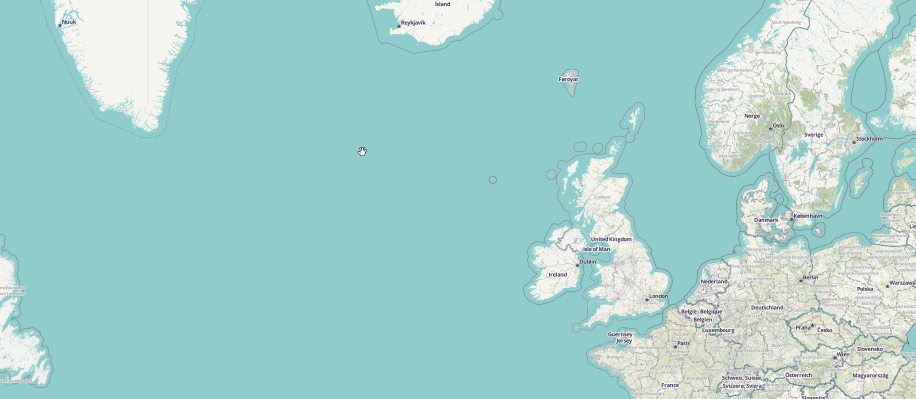
%> input picture autoRegister/exercises/panorama/map01.png, 1832 x 798 px (shown at 1/2 size)
$ octave panoramaMap.m   (GNU Octave 9; MATLAB toolbox functions it lacks are replaced by stand-ins)
%> lines starting %> are read from the running program, lines starting %| are printed output that depends on the picture
% Copyright 2014-2015 The MathWorks, Inc.

%% Read the first image, convert it to grayscale, detect and extract features
I = imread('map01.png');
%> I is the input picture: size 798x1832x3 uint8; mean R, G, B 164.4, 208.8, 206
Igray = rgb2gray(I);
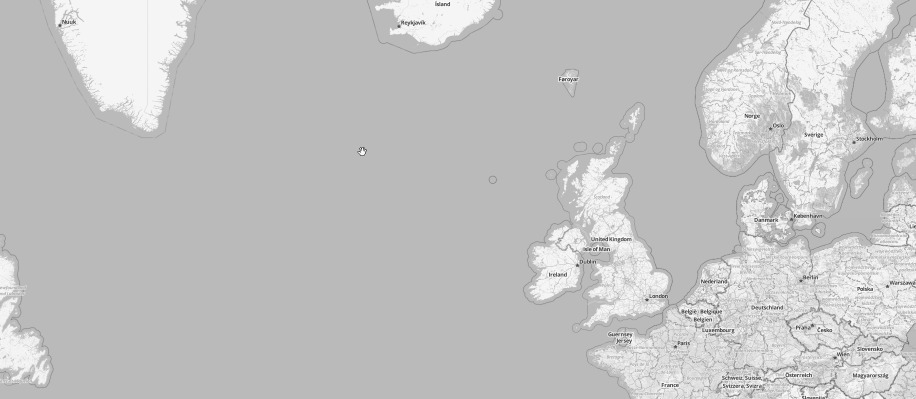
%> Igray: size 798x1832 uint8 (shown at 1/2 size); min 0, max 253, mean 195.3
points = detectMinEigenFeatures(Igray);
%> points = 7808 points; strongest (x, y): (727, 296), (722, 296), (724, 296), (717, 304), (732, 300)
[features, points] = extractFeatures(Igray, points);
%> points = 5892 points; strongest (x, y): (727, 296), (722, 296), (724, 296), (717, 304), (732, 300)

%% In every iteration we calculate the transformation matrix and the output
% Output limits. Pre-allocate memory for all three outputs. The
% transformation matrix is initialized by the identity transformation.
numImages = 8;
tforms(numImages) = projective2d(eye(3));
xOutLim = ones(numImages,2);
yOutLim = ones(numImages,2);

%% Estimate the transformation matrices
for k = 2:numImages

    fprintf('Estimating matrix for image nr %d\n',k);

    % Save features from previous iteration
    pointsPrevious = points;
%> pointsPrevious has the same summary as points
    featuresPrevious = features;

    % Read next image and convert it to grayscale
    I = imread(sprintf('map%02d.png',k));
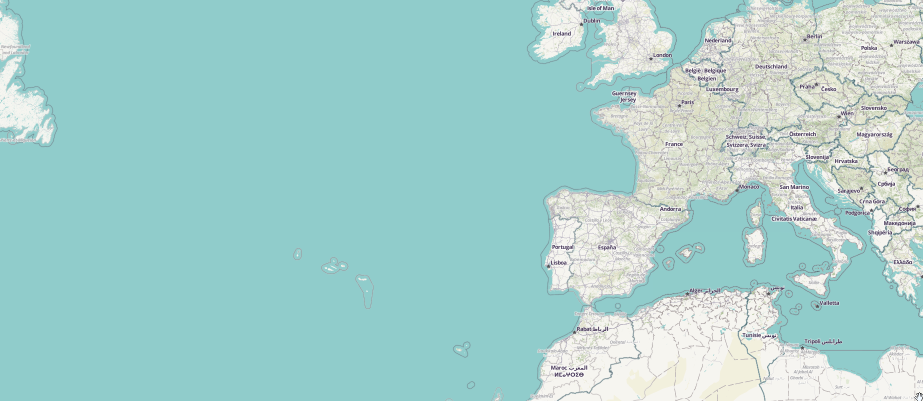
%> input picture autoRegister/exercises/panorama/map02.png, 1846 x 802 px (shown at 1/2 size)
%> I is the input picture: size 802x1846x3 uint8; mean R, G, B 165.7, 208.3, 205.6
    Igray = rgb2gray(I);
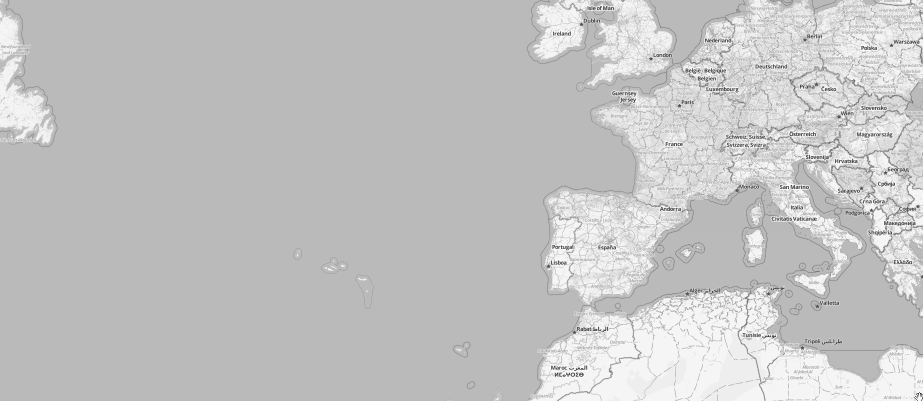
%> Igray: size 802x1846 uint8 (shown at 1/2 size); min 0, max 253, mean 195.3
    [height,width] = size(Igray);
%> height = 802; width = 1846

    % Detect and extract features
    points = detectMinEigenFeatures(Igray);
%> points = 7982 points; strongest (x, y): (1836, 788), (1840, 786), (1831, 795), (1846, 797), (1845, 790)
    [features, points] = extractFeatures(Igray, points);
%> points = 6240 points; strongest (x, y): (1756, 269), (1125, 528), (1126, 738), (1678, 380), (1725, 214)

    % Match extracted features
    indexPairs = matchFeatures(features, featuresPrevious,'MaxRatio',0.7,'Unique', true);
%> indexPairs = 2256 rows, first 12: [15 1; 16 2; 17 3; 18 4; 21 5; 23 8; 24 9; 25 12; 26 13; 28 14; 29 15; 30 16]

    matchedPoints = points(indexPairs(:,1), :);
%> matchedPoints = 2256 points; strongest (x, y): (1725, 214), (1565, 133), (1457, 181), (1771, 216), (1725, 94)
    matchedPointsPrev = pointsPrevious(indexPairs(:,2), :);
%> matchedPointsPrev = 2256 points; strongest (x, y): (1717, 696), (1557, 615), (1449, 663), (1763, 698), (1717, 576)

    % Calculate transformation matrix
%> (the run ends here)
